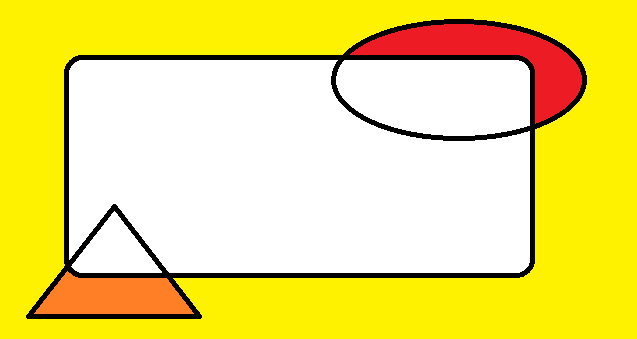
#> input picture DemoImage.png, 637 x 339 px
$ jupyter execute End_to_end_Auto_Image_tilt_angle_detection_and_correction.ipynb   (shell and % lines are left out)
#> lines starting #> are read from the running program, lines starting #| are printed output that depends on the picture; after the words box and inside, x2 and y2 are one past the last pixel; in counts of white or black regions, pixels touching at a corner belong together; long printed decimals are rounded
# Goal: Automatic detection of image tilt angle
- Input:
    - 1 Normal image,
    - 1 clockwise tilted image,
    - 1 anticlock wise tilted image
- Output: detect the angle and re-tilt an image for correction

STEPS IMPLEMENTED:
1. Explaination of Canny edges detections and Hough lines detections
2. Calculation of angle of tilt in an image
3. Correction in angle of an image

THIS CAN BE USED:
1. for the applications where we need normal image and not the tilted ones. For example in case of Tesseract OCR with increase in tilt angle of an image the output accuracy decreases. Therefore removing tilt is necessary in such cases

[cell 1]
import PIL
print("PIL version:", PIL.__version__)
import PIL.Image as Image
import cv2         #for canny edge detection and hough line detection algorithm
print("opencv version:", cv2.__version__)
import numpy as np
print("Numpy version is:", np.__version__)

import matplotlib.pyplot as plt
#inline to print in the notebook itself

import scipy   # to add black bordered tilt to an image
print('scipy version:', scipy.__version__)

[cell 2]
# function frequently used in the code
def display_image(image):
    plt.close()    #1st closing previously opened image to clean the memory
    plt.figure(figsize=(10,10))#increase the size of the new image

    if len(image.shape) == 3:
        if image.shape[2] == 3: #i.e. colour image or 3 channel
            plt.imshow(image)
        else: #gray image with 1 channel
            plt.imshow(image, cmap=plt.cm.gray)
    else:#gray image with len(image.shape) = 2
        plt.imshow(image, cmap=plt.cm.gray)
    plt.show()

[cell 3]
image = Image.open('DemoImage.png') #read image
#> image is the input picture: PIL image 637x339 RGB; mean R, G, B 240.4, 224.6, 115.5
image  #print the image

[cell 4]
image = cv2.imread('DemoImage.png')
#> image: shape (339, 637, 3)
display_image(image)

[cell 5]
image = cv2.imread('DemoImage.png')

image = cv2.cvtColor(image, cv2.COLOR_BGR2RGB)  #convert BGR to RGB
display_image(image)

[cell 6]
gray = cv2.cvtColor(image, cv2.COLOR_RGB2GRAY)
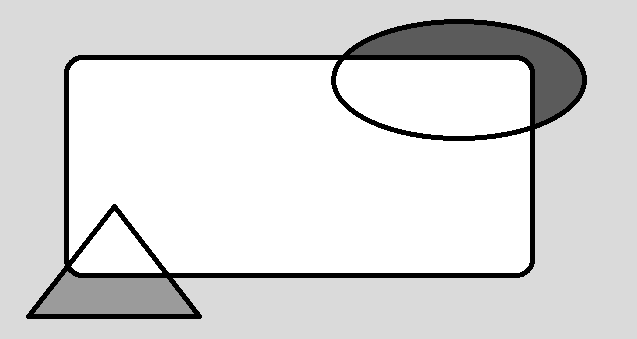
#> gray: shape (339, 637); min 0, max 255, mean 216.8
display_image(gray)

# Applying canny edge detection:
example: cv2.Canny(img_gray, 100, 100, apertureSize=3)
(input_image, minVal, maxVal, aperture_size(the size of Sobel kernel used for find image gradients, By default it is 3), L2gradient: equation for finding gradient magnitude)

#### aperture_size:
 - It is the size of Sobel kernel used for find image gradients. By default it is 3.
 - Aperture size should be odd between 3 and 7 in function 'Canny'

#### Last argument is L2gradient
 - which specifies the equation for finding gradient magnitude. If it is True, it uses the equation mentioned above which is more accurate, otherwise it uses this function: Edge\_Gradient \; (G) = |G_x| + |G_y|. By default, it is False.

### In cv2.Canny() following STEPS  are IMPLEMENTED:
1. Noise Reduction:
    - Since edge detection is susceptible to noise in the image, first step is to remove the noise in the image with a 5x5 Gaussian filter.
2. Finding Intensity Gradient of the Image
    - Smoothened image is then filtered with a Sobel kernel in both horizontal and vertical direction to get first derivative in horizontal direction (G_x) and vertical direction (G_y).
3. Non-maximum Suppression:
    - the result you get is a binary image with “thin edges”.
4. Hysteresis Thresholding
    - This stage decides which are all edges are really edges and which are not. For this, we need two threshold values, minVal and maxVal. Any edges with intensity gradient more than maxVal are sure to be edges and those below minVal are sure to be non-edges, so discarded. Those who lie between these two thresholds are classified edges or non-edges based on their connectivity. If they are connected to “sure-edge” pixels, they are considered to be part of edges. Otherwise, they are also discarded.

For more details please refer: https://opencv-python-tutroals.readthedocs.io/en/latest/py_tutorials/py_imgproc/py_canny/py_canny.html

[cell 7]
def apply_canny_edge_detection_algorithm(img_gray, img_before):

    #4. Applying Canny Edge detection
    #img_gray = cv2.cvtColor(img_before, cv2.COLOR_BGR2GRAY)
    img_edges = cv2.Canny(img_gray, 100, 100, apertureSize=3)
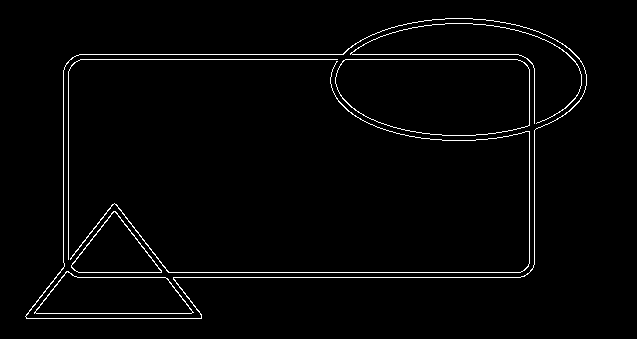
#> img_edges: shape (339, 637); 2.2% white in thin lines or dots, all inside (x1, y1, x2, y2) = (25, 18, 587, 319)
    #cv2.Canny Function: The function finds edges in the input image image and marks them
    #in the output map edges using the Canny algorithm.
    #The smallest value between threshold1 and threshold2 is used for edge linking.
    #The largest value is used to find initial segments of strong edges.
    return img_edges

[cell 8]
img_edges = apply_canny_edge_detection_algorithm(img_gray=gray, img_before=image)
display_image(img_edges)   #(img_gray, 100, 100, apertureSize=3)

# Now on this we will apply Hough Lines
    - returns ( rho (p) and theta (angle in radians))
    - Parameters: (binary_image, rho, theta, threshold (minimum vote (number of points) or minimum len to consider as a line))
1. First parameter, Input image should be a binary image, so apply threshold or use canny edge detection before finding applying hough transform.
2. Second and third parameters are \rho and \theta accuracies respectively.
3. Fourth argument is the threshold, which means minimum vote it should get for it to be considered as a line. Remember, number of votes depend upon number of points on the line. So it represents the minimum length of line that should be detected.

https://opencv-python-tutroals.readthedocs.io/en/latest/py_tutorials/py_imgproc/py_houghlines/py_houghlines.html

[cell 9]
import math

[cell 10]
# detecting the lines in an image
def find_lines_using_hough_lines(img_edges):

    #5. Applying Hough LinesP:


    lines = cv2.HoughLines(img_edges, 1, math.pi / 180.0, 100)
#> lines = 18 rows, first 8: [272, 1.57], [277, 1.57], [59, 1.57], [54, 1.57], [63, 0], [68, 0], [529, 0], [534, 0]
    #Hough Transform is a popular technique to detect any shape, if you can represent that shape
    #in mathematical form. It can detect the shape even if it is broken or distorted a little bit.

    #returns ( rho (p) and theta (angle in radians))
    #(binary_image, rho, theta, threshold (minimum vote (number of points) or minimum len to consider as a line))

    return lines

[cell 11]
lines = find_lines_using_hough_lines(img_edges)
print(lines)
#> (printed output is left out)

# Now on this we will apply Hough LinesP
     - returns ( rho (p) and theta (angle in radians))
     - Parameters: (binary_image, rho, theta, threshold (minimum vote (number of points) or minimum len to consider as a line),
    minLineLength: Line segments shorter than this are rejected,
    maxLineGap: Maximum allowed gap between line segments to treat them as single line)

##### Probabilistic Hough Transform
In the hough transform, you can see that even for a line with two arguments, it takes a lot of computation. Probabilistic Hough Transform is an optimization of Hough Transform we saw. It doesn’t take all the points into consideration, instead take only a random subset of points and that is sufficient for line detection. Just we have to decrease the threshold. See below image which compare Hough Transform and Probabilistic Hough Transform in hough space.

- minLineLength - Minimum length of line. Line segments shorter than this are rejected.
- maxLineGap - Maximum allowed gap between line segments to treat them as single line.
returns ( rho (p) and theta (angle in radians))
(binary_image, rho, theta, threshold (minimum vote (number of points) or minimum len to consider as a line),
    minLineLength: Line segments shorter than this are rejected,
    maxLineGap: Maximum allowed gap between line segments to treat them as single line)

[cell 12]
# detecting the lines in an image
def find_lines_using_hough_lines(img_edges):

    #5. Applying Hough LinesP:


    lines = cv2.HoughLinesP(img_edges, 1, math.pi / 180.0, 100, minLineLength=100, maxLineGap=5)
#> lines = [[79, 54, 343, 54], [173, 277, 520, 277], [80, 59, 337, 59], [168, 272, 520, 272], [63, 268, 63, 70], [534, 264, 534, 130], [68, 259, 68, 71], [26, 318, 201, 318], [529, 263, 529, 69], [27, 313, 191, 313], [34, 312, 117, 206]]
    #Hough Transform is a popular technique to detect any shape, if you can represent that shape
    #in mathematical form. It can detect the shape even if it is broken or distorted a little bit.

    #returns ( rho (p) and theta (angle in radians))
    #(binary_image, rho, theta, threshold (minimum vote (number of points) or minimum len to consider as a line),
    # minLineLength: Line segments shorter than this are rejected,
    # maxLineGap: Maximum allowed gap between line segments to treat them as single line)

    return lines

[cell 13]
linesP = find_lines_using_hough_lines(img_edges)
#> linesP has the same summary as lines in find_lines_using_hough_lines
print(linesP)
#| [[[ 79  54 343  54]]
#|  [[173 277 520 277]]
#|  [[ 80  59 337  59]]
#|  [[168 272 520 272]]
#|  [[ 63 268  63  70]]
#|  [[534 264 534 130]]
#|  [[ 68 259  68  71]]
#|  [[ 26 318 201 318]]
#|  [[529 263 529  69]]
#|  [[ 27 313 191 313]]
#|  [[ 34 312 117 206]]]

# Calculating the angle of an image:
- since this image is not tilted then output should be 0

[cell 14]
def calculate_angle(lines, img_before):
    angles = []
#    print('Lines:', lines)
    for x1, y1, x2, y2 in lines[0]:
#        print('In lines we have x1, y1, x2, y2:',x1, y1, x2, y2)

        #Drawing lines
        cv2.line(img_before, (x1, y1), (x2, y2), (255, 0, 0), 3)
        # The function line draws the line segment between pt1 (x1) and pt2(y1) points in the image.
        #The line is clipped by the image boundaries.

        #calculating tilt angle
        angle = math.degrees(math.atan2(y2 - y1, x2 - x1))  # find angle of line connecting (0,0) to (x,y) from +ve x axis
        #The Math.atan2() function returns the angle in the plane (in radians)
        #between the positive x-axis and the ray from (0,0) to the point (x,y), for Math.atan2(y,x)
        #atan2(y, x) returns value of atan(y/x) in radians. The atan2() method returns a numeric
        #value between – and representing the angle of a (x, y) point and positive x-axis.
        print('Tilt angle for x1, y1, x2, y2 {} is {}'.format([x1, y1, x2, y2], angle) )
        angles.append(angle)
#> this loop made 1 pass
#> (x1, y1, x2, y2, angle) on pass 1: (79, 54, 343, 54, 0)
#| Tilt angle for x1, y1, x2, y2 [79, 54, 343, 54] is 0.0
#> after the loop, angles = [0]

    median_angle = np.median(angles)
#> median_angle = 0
    print('median_angle:', median_angle)
#| median_angle: 0.0
    return median_angle

[cell 15]
calculate_angle(lines =linesP, img_before = image)
#> Out = 0

# Building End-to-End Auto tilt detector in input images

[cell 16]
image = cv2.imread('DemoImage.png')

image = cv2.cvtColor(image, cv2.COLOR_BGR2RGB)  #convert BGR to RGB
display_image(image)

[cell 17]
NoTiltImage = image

[cell 18]
import imutils # to rotate image

[cell 19]
tiltClockWise = imutils.rotate_bound(image, 3)
display_image(tiltClockWise)
tiltAntiClockWise = imutils.rotate_bound(image, -3)
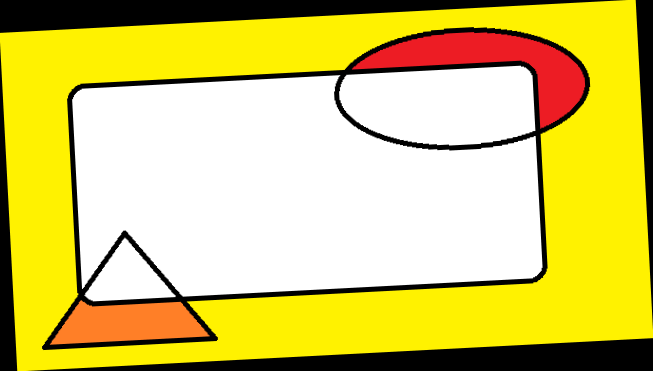
#> tiltAntiClockWise: shape (371, 653, 3); mean R, G, B 214.3, 200.2, 103
display_image(tiltAntiClockWise)

[cell 20]
# NOTE: After introduction of tilt we can see in the black colour is padded

[cell 21]
def auto_tilt_detection(image):
    #1. convert image to gray colour
    gray = cv2.cvtColor(image, cv2.COLOR_RGB2GRAY)
    #2. apply cany edge detection
    img_edges = apply_canny_edge_detection_algorithm(img_gray=gray, img_before=image)
    display_image(img_edges)   #(img_gray, 100, 100, apertureSize=3)
    #3. apply Hough lines detection
    linesP = find_lines_using_hough_lines(img_edges)
#> linesP has the same summary as lines in find_lines_using_hough_lines
    print(linesP)
#| [[[ 79  54 343  54]]
#|  [[173 277 520 277]]
#|  [[ 80  59 337  59]]
#|  [[168 272 520 272]]
#|  [[ 63 268  63  70]]
#|  [[534 264 534 130]]
#|  [[ 68 259  68  71]]
#|  [[ 26 318 201 318]]
#|  [[529 263 529  69]]
#|  [[ 27 313 191 313]]
#|  [[ 34 312 117 206]]]
    #4. Calculate angle
    img_before = image
    median_angle = calculate_angle(linesP, img_before)
#> the loop in calculate_angle (call 2), `for x1, y1, x2, y2 in lines[0]: #        print('In lines we have x1, y..` made 1 pass
#| Tilt angle for x1, y1, x2, y2 [79, 54, 343, 54] is 0.0
#| median_angle: 0.0
#> median_angle = 0

    return median_angle

def correction_in_an_image(image):
    # detect tilt angle in an image
    median_angle = auto_tilt_detection(image)
#> median_angle = 0
#> in auto_tilt_detection (call 2), `gray = cv2.cvtColor(image, cv2.COLOR_RGB2GRAY)`:
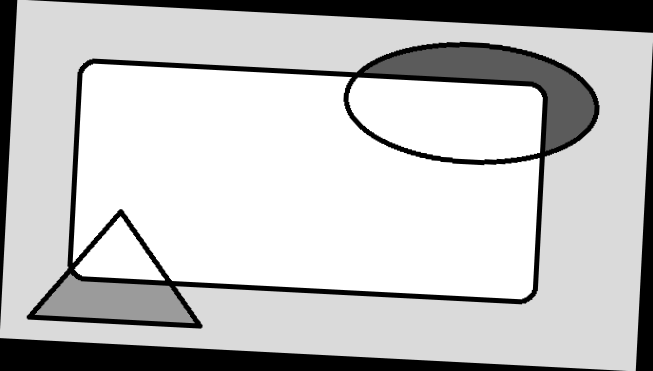
#> gray: shape (371, 653); min 0, max 255, mean 193.2
#> in apply_canny_edge_detection_algorithm (call 3), `img_edges = cv2.Canny(img_gray, 100, 100, apertureSize=3)`:
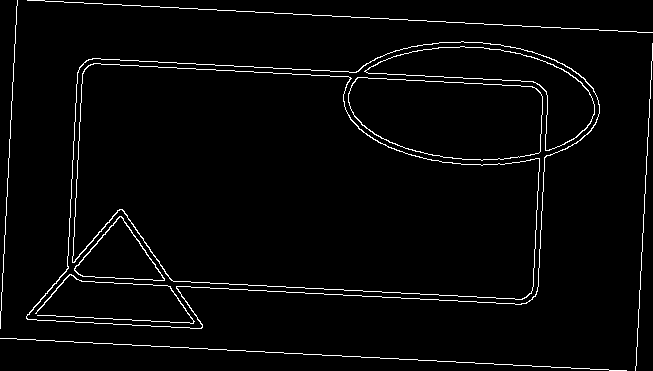
#> img_edges: shape (371, 653); 2.9% white in thin lines or dots
#> in find_lines_using_hough_lines (call 3), `lines = cv2.HoughLinesP(img_edges, 1, math.pi / 180.0, 100, minLineLen..`: lines = 18 rows, first 6: [374, 357, 625, 370], [30, 0, 652, 32], [176, 286, 521, 304], [357, 77, 532, 86], [366, 72, 533, 81], [171, 280, 522, 299]
#> in auto_tilt_detection (call 2), `linesP = find_lines_using_hough_lines(img_edges)`: linesP has the same summary as lines in find_lines_using_hough_lines
#> (printed output is left out)
#> the loop in calculate_angle (call 3), `for x1, y1, x2, y2 in lines[0]: #        print('In lines we have x1, y..` made 1 pass
#> (x1, y1, x2, y2, angle) on pass 1: (374, 357, 625, 370, 2.96)
#| Tilt angle for x1, y1, x2, y2 [374, 357, 625, 370] is 2.965
#> after the loop in calculate_angle (call 3), `for x1, y1, x2, y2 in lines[0]:`:
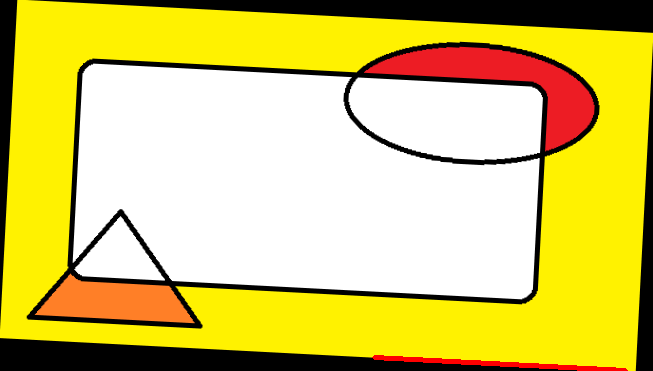
#> img_before: shape (371, 653, 3); mean R, G, B 214.9, 199.5, 103
#> after the loop in calculate_angle (call 3), `for x1, y1, x2, y2 in lines[0]:`: angles = [2.96]
#> in calculate_angle (call 3), `median_angle = np.median(angles)`: median_angle = 2.96
#| median_angle: 2.965
    # correction
    image = imutils.rotate_bound(image, -median_angle)
    print("image after correction:")
    display_image(image)

[cell 22]
correction_in_an_image(NoTiltImage)

[cell 23]
correction_in_an_image(tiltClockWise)  # detected tilt 2.96 ~ 3 degrees

[cell 24]
correction_in_an_image(tiltAntiClockWise)  # detected tilt -2.7 ~ -3 degrees
#> in auto_tilt_detection (call 3), `gray = cv2.cvtColor(image, cv2.COLOR_RGB2GRAY)`:
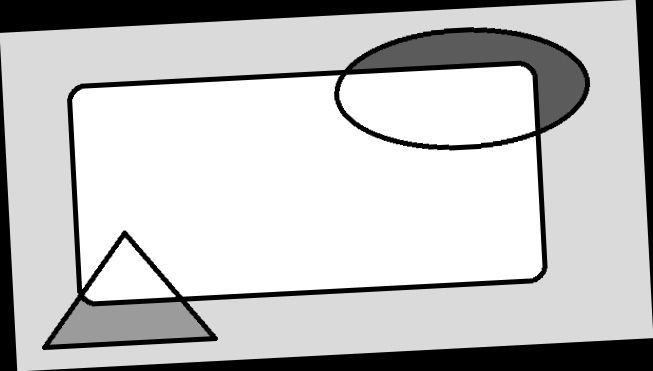
#> gray: shape (371, 653); min 0, max 255, mean 193.2
#> in apply_canny_edge_detection_algorithm (call 4), `img_edges = cv2.Canny(img_gray, 100, 100, apertureSize=3)`:
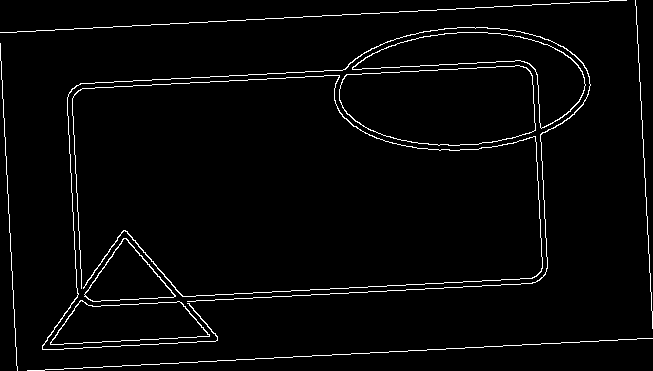
#> img_edges: shape (371, 653); 2.9% white in thin lines or dots
#> in find_lines_using_hough_lines (call 4), `lines = cv2.HoughLinesP(img_edges, 1, math.pi / 180.0, 100, minLineLen..`: lines = 18 rows, first 6: [0, 32, 106, 27], [27, 370, 652, 338], [182, 296, 323, 289], [323, 294, 500, 285], [82, 88, 339, 75], [80, 83, 342, 70]
#> in auto_tilt_detection (call 3), `linesP = find_lines_using_hough_lines(img_edges)`: linesP has the same summary as lines in find_lines_using_hough_lines
#> (printed output is left out)
#> the loop in calculate_angle (call 4), `for x1, y1, x2, y2 in lines[0]: #        print('In lines we have x1, y..` made 1 pass
#> (x1, y1, x2, y2, angle) on pass 1: (0, 32, 106, 27, -2.7)
#| Tilt angle for x1, y1, x2, y2 [0, 32, 106, 27] is -2.701
#> after the loop in calculate_angle (call 4), `for x1, y1, x2, y2 in lines[0]:`:
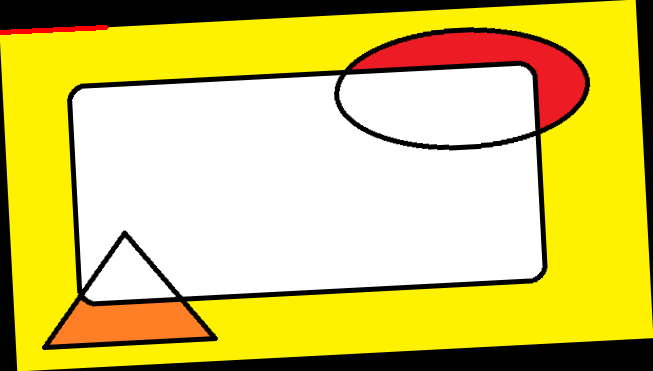
#> img_before: shape (371, 653, 3); 0.22% of pixels changed, all inside (x1, y1, x2, y2) = (0, 25, 109, 35)
#> after the loop in calculate_angle (call 4), `for x1, y1, x2, y2 in lines[0]:`: angles = [-2.7]
#> in calculate_angle (call 4), `median_angle = np.median(angles)`: median_angle = -2.7
#| median_angle: -2.701
#> in correction_in_an_image (call 3), `image = imutils.rotate_bound(image, -median_angle)`:
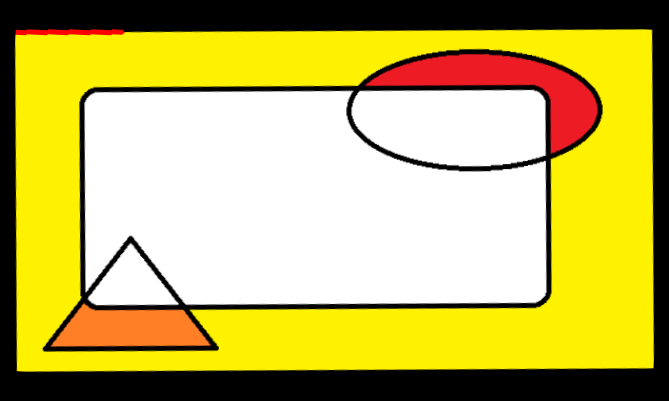
#> image: shape (401, 669, 3); mean R, G, B 193.8, 180.6, 93
